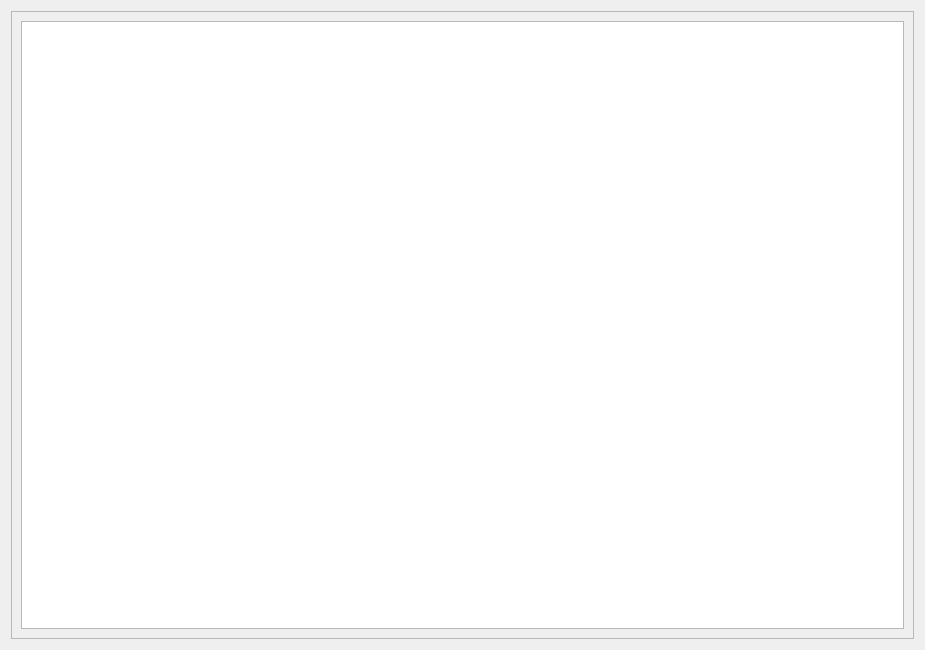
<?xml version="1.0" encoding="UTF-8"?>
<ui version="4.0">
 <class>DlgTimelinePeriodGraph</class>
 <widget class="QDialog" name="DlgTimelinePeriodGraph">
  <property name="geometry">
   <rect>
    <x>0</x>
    <y>0</y>
    <width>925</width>
    <height>650</height>
   </rect>
  </property>
  <property name="sizePolicy">
   <sizepolicy hsizetype="Expanding" vsizetype="Expanding">
    <horstretch>0</horstretch>
    <verstretch>0</verstretch>
   </sizepolicy>
  </property>
  <property name="windowTitle">
   <string>Timeline Period Graph</string>
  </property>
  <layout class="QVBoxLayout" name="mainLayout">
   <item>
    <widget class="QScrollArea" name="graphic_scroll_area">
     <property name="sizePolicy">
      <sizepolicy hsizetype="Expanding" vsizetype="Expanding">
       <horstretch>0</horstretch>
       <verstretch>1</verstretch>
      </sizepolicy>
     </property>
     <property name="horizontalScrollBarPolicy">
      <enum>Qt::ScrollBarAsNeeded</enum>
     </property>
     <property name="widgetResizable">
      <bool>true</bool>
     </property>
     <widget class="QWidget" name="graphic_view_container">
      <property name="geometry">
       <rect>
        <x>0</x>
        <y>0</y>
        <width>958</width>
        <height>799</height>
       </rect>
      </property>
      <layout class="QVBoxLayout" name="verticalLayout_graphic">
       <item>
        <widget class="QGraphicsView" name="graphic_view">
         <property name="sizePolicy">
          <sizepolicy hsizetype="Expanding" vsizetype="Expanding">
           <horstretch>0</horstretch>
           <verstretch>0</verstretch>
          </sizepolicy>
         </property>
         <property name="horizontalScrollBarPolicy">
          <enum>Qt::ScrollBarAsNeeded</enum>
         </property>
         <property name="verticalScrollBarPolicy">
          <enum>Qt::ScrollBarAsNeeded</enum>
         </property>
         <property name="alignment">
          <set>Qt::AlignLeading|Qt::AlignLeft|Qt::AlignTop</set>
         </property>
        </widget>
       </item>
      </layout>
     </widget>
    </widget>
   </item>
  </layout>
 </widget>
</ui>
